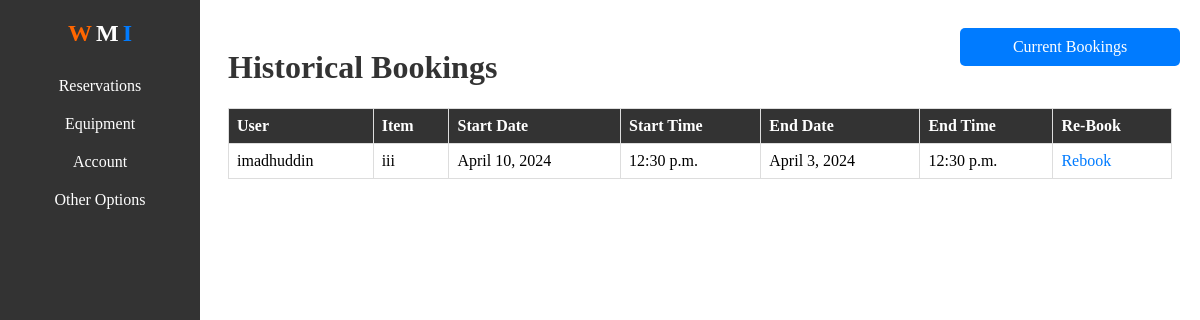
Before: /historical/ with the older database file.
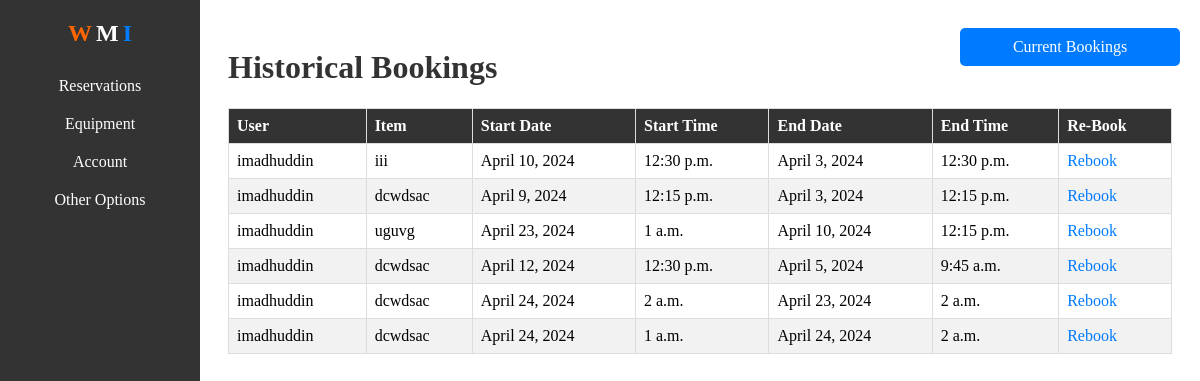
After: the same page with the newer database file.
### appone/models.py (models this page shows, shortened)
class Booking(models.Model):
    item = models.ForeignKey(Item, on_delete=models.CASCADE)
    user = models.ForeignKey(User, on_delete=models.CASCADE)
    start_date = models.DateField()
    start_time = models.TimeField()
    end_date = models.DateField()
    end_time = models.TimeField()
    is_overdue = models.BooleanField(default=False)

class Item(models.Model):
    deviceSerialNumber = models.CharField(max_length=50, null=True, blank=True)
    name = models.CharField(max_length=50)
    type = models.ForeignKey('ItemType', on_delete=models.SET_NULL, null=True)
    CPU = models.CharField(max_length=50, null=True, blank=True)
    GPU = models.CharField(max_length=50, null=True, blank=True)
    RAM = models.CharField(max_length=50, null=True, blank=True)
    status = models.ForeignKey('ItemStatus', on_delete=models.SET_NULL, null=True)
    onsite = models.CharField(max_length=50, null=True, blank=True)
    audit = models.CharField(max_length=50, null=True, blank=True)
    quantity = models.CharField(max_length=50, null=True, blank=True)
    location = models.CharField(max_length=50, null=True, blank=True)
    dateOut = models.CharField(max_length=50, null=True, blank=True)
    dateReturn = models.CharField(max_length=50, null=True, blank=True)
    description = models.TextField(null=True, blank=True)
    comments = models.TextField(null=True, blank=True)
    user = models.ForeignKey(User, on_delete=models.SET_NULL, null=True, blank=True)

### appone/views.py (the view)
# urls.py: path('historical/', views.historical, name='historical'),
def historical(request):
    historical_bookings = Booking.objects.filter(end_date__lt=timezone.now().date())
    return render(request, 'appone/historical.html', {'historical_bookings': historical_bookings})

### appone/templates/appone/historical.html (shortened to what this page needs)
<!DOCTYPE html>
<html lang="en">
<head>
</head>
<body>
    <a href="{% url 'bookings_view' %}" class="bookings-tab"> Current Bookings</a>
    <div class="sidebar">
        <div class="sidebar-logo">
            <span style="font-size: 24px; font-weight: bold; color: #ff6600;">W</span>
            <span style="font-size: 24px; font-weight: bold; color: #ffffff;">M</span>
            <span style="font-size: 24px; font-weight: bold; color: #007bff;">I</span>
        </div>
        <ul>
            <li><a href="#">Reservations</a></li>
            <li><a href="#">Equipment</a></li>
            <li><a href="#">Account</a></li>
            <li><a href="#">Other Options</a></li>
        </ul>
    </div>
    <div class="content">
        <h1>Historical Bookings</h1>
        <table>
            <thead>
                <tr>
                    <th>User</th>
                    <th>Item</th>
                    <th>Start Date</th>
                    <th>Start Time</th>
                    <th>End Date</th>
                    <th>End Time</th>
                    <th>Re-Book</th>
                </tr>
            </thead>
            <tbody>
                {% for booking in historical_bookings %}
                <tr>
                    <td>{{ booking.user.username }}</td>
                    <td>{{ booking.item.name }}</td>
                    <td>{{ booking.start_date }}</td>
                    <td>{{ booking.start_time }}</td>
                    <td>{{ booking.end_date }}</td>
                    <td>{{ booking.end_time }}</td>
                    <td>
                        {% if booking.item.quantity != '0' and booking.item.status.status == 'available' %}
                            <a href="{% url 'rebook' booking.item.id %}">Rebook</a>
                        {% else %}
                            <button type="button" disabled>Rebook</button>
                        {% endif %}
                    </td>
                </tr>
                {% endfor %}
            </tbody>
        </table>
    </div>
</body>
</html>

Changed rows visible on the page:
added Booking: user.username "imadhuddin", item.name "dcwdsac", start_date "April 9, 2024", start_time "12:15 p.m.", end_date "April 3, 2024", end_time "12:15 p.m.", shows "Rebook"
added Booking: user.username "imadhuddin", item.name "uguvg", start_date "April 23, 2024", start_time "1 a.m.", end_date "April 10, 2024", end_time "12:15 p.m.", shows "Rebook"
added Booking: user.username "imadhuddin", item.name "dcwdsac", start_date "April 12, 2024", start_time "12:30 p.m.", end_date "April 5, 2024", end_time "9:45 a.m.", shows "Rebook"
added Booking: user.username "imadhuddin", item.name "dcwdsac", start_date "April 24, 2024", start_time "2 a.m.", end_date "April 23, 2024", end_time "2 a.m.", shows "Rebook"
added Booking: user.username "imadhuddin", item.name "dcwdsac", start_date "April 24, 2024", start_time "1 a.m.", end_date "April 24, 2024", end_time "2 a.m.", shows "Rebook"
